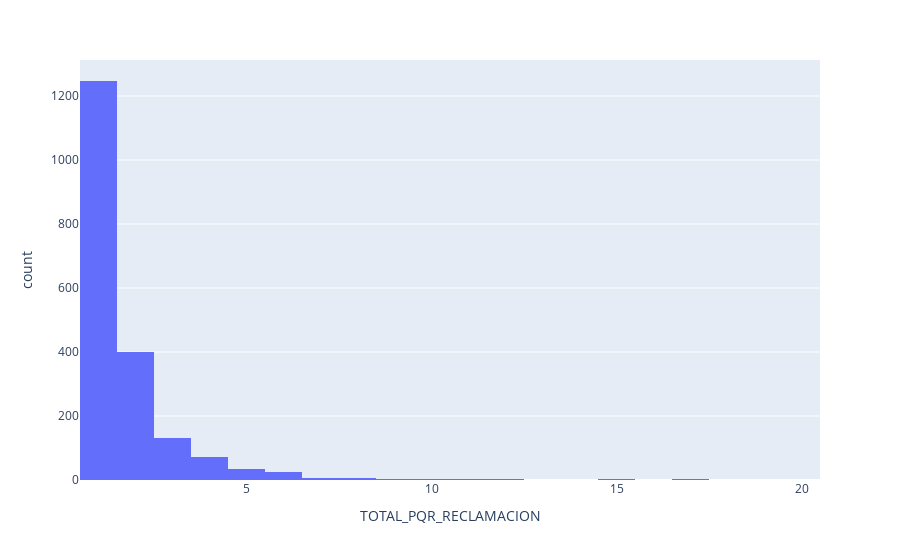

Here is the notebook cell this chart was saved with:
### Code cell
import plotly.express as px
fig = px.histogram(df2, x='TOTAL_PQR_RECLAMACION')
fig.show()

### Figure 1 — Plotly figure (JSON) as saved in the notebook; plotly's stock layout.template omitted (floating-point values rounded to 4 significant figures; data arrays with more than 128 entries replaced by an {"elided": "..."} marker saying what was removed)
{"data": [{"alignmentgroup": "True", "bingroup": "x", "hovertemplate": "TOTAL_PQR_RECLAMACION=%{x}<br>count=%{y}<extra></extra>", "legendgroup": "", "marker": {"color": "#636efa", "pattern": {"shape": ""}}, "name": "", "offsetgroup": "", "orientation": "v", "showlegend": false, "type": "histogram", "x": {"elided": "1939 int values"}, "xaxis": "x", "yaxis": "y"}], "layout": {"autosize": true, "barmode": "relative", "legend": {"tracegroupgap": 0}, "margin": {"t": 60}, "xaxis": {"anchor": "y", "autorange": true, "domain": [0, 1], "range": [0.5, 20.5], "title": {"text": "TOTAL_PQR_RECLAMACION"}, "type": "linear"}, "yaxis": {"anchor": "x", "autorange": true, "domain": [0, 1], "range": [0, 1313.0], "title": {"text": "count"}}}}
